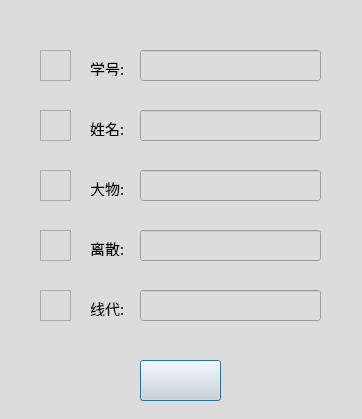
<?xml version="1.0" encoding="UTF-8"?>
<ui version="4.0">
 <class>Dialog</class>
 <widget class="QDialog" name="Dialog">
  <property name="geometry">
   <rect>
    <x>0</x>
    <y>0</y>
    <width>362</width>
    <height>419</height>
   </rect>
  </property>
  <property name="windowTitle">
   <string>手动添加</string>
  </property>
  <property name="styleSheet">
   <string notr="true">background-color: rgb(220, 220, 220);</string>
  </property>
  <widget class="QGraphicsView" name="graphicsView_1">
   <property name="geometry">
    <rect>
     <x>40</x>
     <y>50</y>
     <width>31</width>
     <height>31</height>
    </rect>
   </property>
  </widget>
  <widget class="QLabel" name="label">
   <property name="geometry">
    <rect>
     <x>90</x>
     <y>60</y>
     <width>41</width>
     <height>16</height>
    </rect>
   </property>
   <property name="font">
    <font>
     <family>微软雅黑</family>
     <pointsize>11</pointsize>
    </font>
   </property>
   <property name="text">
    <string>学号:</string>
   </property>
  </widget>
  <widget class="QLineEdit" name="lineEdit_1">
   <property name="geometry">
    <rect>
     <x>140</x>
     <y>50</y>
     <width>181</width>
     <height>31</height>
    </rect>
   </property>
   <property name="font">
    <font>
     <family>微软雅黑</family>
     <pointsize>12</pointsize>
    </font>
   </property>
  </widget>
  <widget class="QGraphicsView" name="graphicsView_2">
   <property name="geometry">
    <rect>
     <x>40</x>
     <y>110</y>
     <width>31</width>
     <height>31</height>
    </rect>
   </property>
  </widget>
  <widget class="QLabel" name="label_2">
   <property name="geometry">
    <rect>
     <x>90</x>
     <y>120</y>
     <width>41</width>
     <height>16</height>
    </rect>
   </property>
   <property name="font">
    <font>
     <family>微软雅黑</family>
     <pointsize>11</pointsize>
    </font>
   </property>
   <property name="text">
    <string>姓名:</string>
   </property>
  </widget>
  <widget class="QLineEdit" name="lineEdit_2">
   <property name="geometry">
    <rect>
     <x>140</x>
     <y>110</y>
     <width>181</width>
     <height>31</height>
    </rect>
   </property>
   <property name="font">
    <font>
     <family>微软雅黑</family>
     <pointsize>12</pointsize>
    </font>
   </property>
  </widget>
  <widget class="QGraphicsView" name="graphicsView_3">
   <property name="geometry">
    <rect>
     <x>40</x>
     <y>170</y>
     <width>31</width>
     <height>31</height>
    </rect>
   </property>
  </widget>
  <widget class="QLabel" name="label_3">
   <property name="geometry">
    <rect>
     <x>90</x>
     <y>180</y>
     <width>41</width>
     <height>16</height>
    </rect>
   </property>
   <property name="font">
    <font>
     <family>微软雅黑</family>
     <pointsize>11</pointsize>
    </font>
   </property>
   <property name="text">
    <string>大物:</string>
   </property>
  </widget>
  <widget class="QLineEdit" name="lineEdit_3">
   <property name="geometry">
    <rect>
     <x>140</x>
     <y>170</y>
     <width>181</width>
     <height>31</height>
    </rect>
   </property>
   <property name="font">
    <font>
     <family>微软雅黑</family>
     <pointsize>12</pointsize>
    </font>
   </property>
  </widget>
  <widget class="QGraphicsView" name="graphicsView_4">
   <property name="geometry">
    <rect>
     <x>40</x>
     <y>230</y>
     <width>31</width>
     <height>31</height>
    </rect>
   </property>
  </widget>
  <widget class="QLabel" name="label_4">
   <property name="geometry">
    <rect>
     <x>90</x>
     <y>240</y>
     <width>41</width>
     <height>16</height>
    </rect>
   </property>
   <property name="font">
    <font>
     <family>微软雅黑</family>
     <pointsize>11</pointsize>
    </font>
   </property>
   <property name="text">
    <string>离散:</string>
   </property>
  </widget>
  <widget class="QLineEdit" name="lineEdit_4">
   <property name="geometry">
    <rect>
     <x>140</x>
     <y>230</y>
     <width>181</width>
     <height>31</height>
    </rect>
   </property>
   <property name="font">
    <font>
     <family>微软雅黑</family>
     <pointsize>12</pointsize>
    </font>
   </property>
  </widget>
  <widget class="QGraphicsView" name="graphicsView_5">
   <property name="geometry">
    <rect>
     <x>40</x>
     <y>290</y>
     <width>31</width>
     <height>31</height>
    </rect>
   </property>
  </widget>
  <widget class="QLabel" name="label_5">
   <property name="geometry">
    <rect>
     <x>90</x>
     <y>300</y>
     <width>41</width>
     <height>16</height>
    </rect>
   </property>
   <property name="font">
    <font>
     <family>微软雅黑</family>
     <pointsize>11</pointsize>
    </font>
   </property>
   <property name="text">
    <string>线代:</string>
   </property>
  </widget>
  <widget class="QLineEdit" name="lineEdit_5">
   <property name="geometry">
    <rect>
     <x>140</x>
     <y>290</y>
     <width>181</width>
     <height>31</height>
    </rect>
   </property>
   <property name="font">
    <font>
     <family>微软雅黑</family>
     <pointsize>12</pointsize>
    </font>
   </property>
  </widget>
  <widget class="QPushButton" name="pushButton">
   <property name="geometry">
    <rect>
     <x>140</x>
     <y>360</y>
     <width>81</width>
     <height>41</height>
    </rect>
   </property>
   <property name="text">
    <string/>
   </property>
  </widget>
 </widget>
 <resources/>
 <connections/>
</ui>
